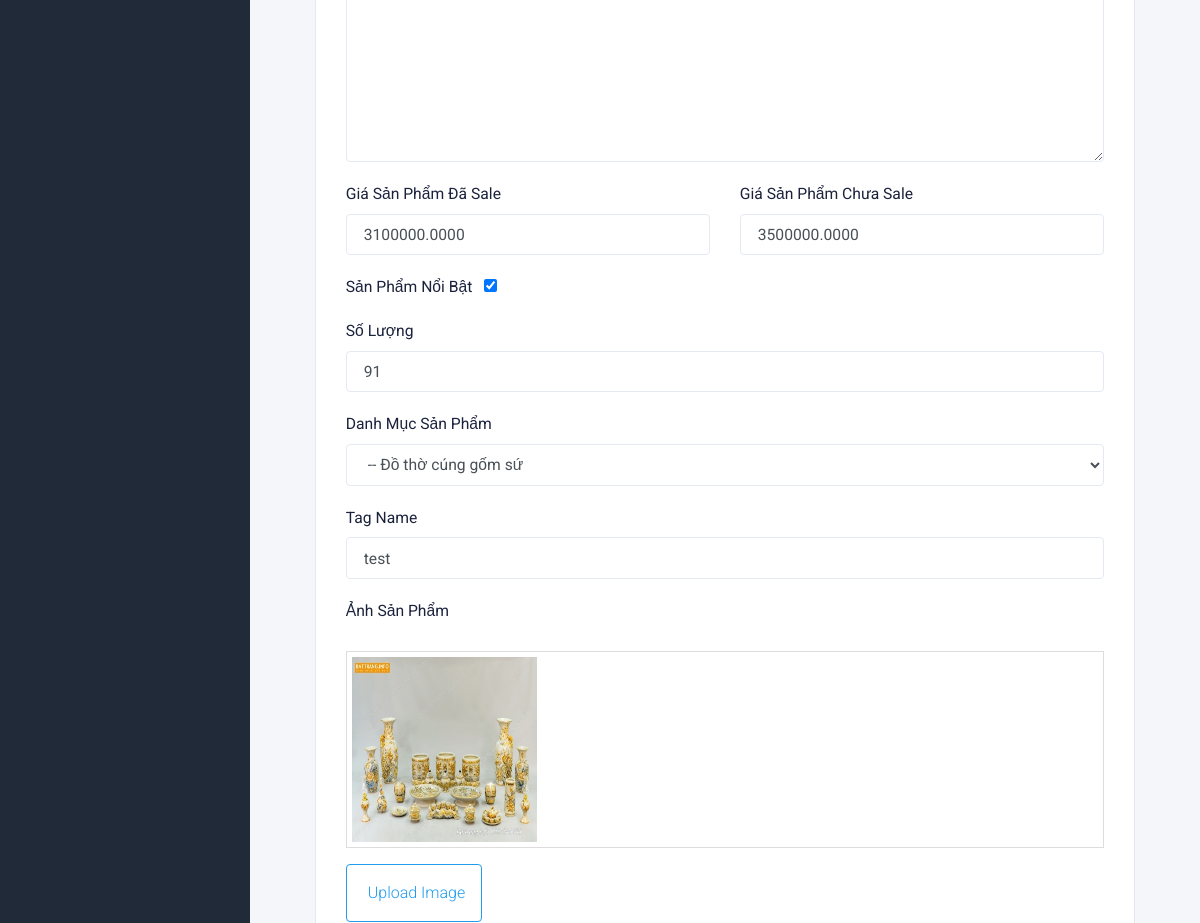
The page /adminproduct/update/SP08 (signed in, middle part) on the database as committed earlier.
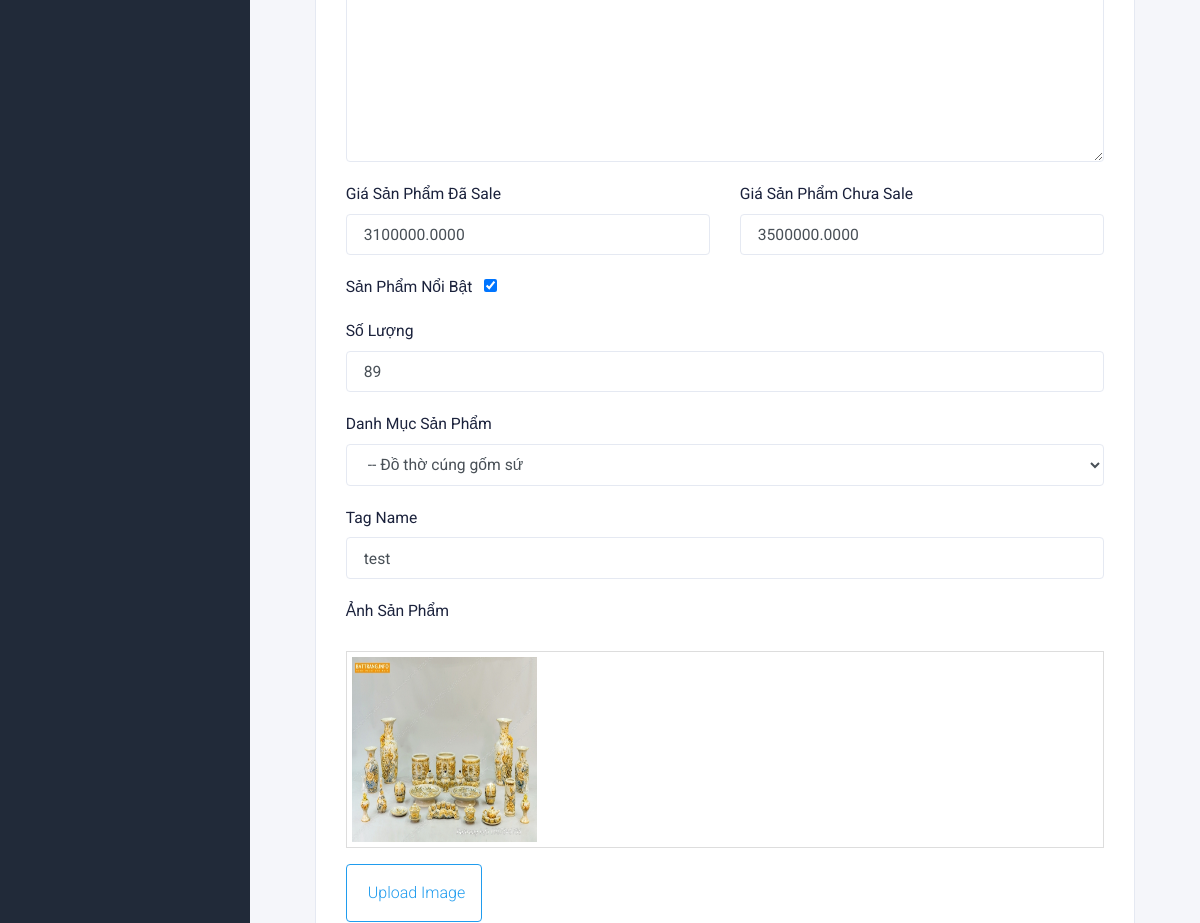
The same page on the database as committed later.
### tables this page shows
CREATE TABLE `product` (
  `product_code` varchar(50) NOT NULL,
  `cat_id` int(3) NOT NULL,
  `product_name` varchar(100) NOT NULL,
  `quantity` int(11) NOT NULL,
  `price` decimal(15,4) NOT NULL,
  `price_old` decimal(15,4) NOT NULL,
  `tag_name` varchar(255) NOT NULL,
  `featured_product` tinyint(1) NOT NULL DEFAULT 0,
  `description` text NOT NULL
);

### controllers/BaseController.php (called while the page is built, shortened)
<?php
class BaseController
{
    function render($file, $data = array())
    {
        $view_file =  'views/' . $this->folder . '/' . $file . '.php';
        if (is_file($view_file)) {
            extract($data);
            require_once($view_file);
        } else {
            header('Location: ./NotFoundController');
        }
    }
    function validate_input($input)
    {
        $input = trim($input);
        $input = stripslashes($input);
        $input = htmlspecialchars($input);
        return $input;
    }
}

### controllers/AdminProductController.php (called while the page is built, shortened)
<?php
require_once('controllers/BaseController.php');
class AdminProductController extends BaseController
{
    public function update($productCode = '')
    {
        $catModel = new AdminCategoryModel;
        $dataParent = $catModel->getAllCategory();
        $productModel = new AdminProductModel;
        if (isset($_POST['submit'])) {
            $product_code = $this->validate_input($_POST['product_code']);
            $cat_id = $this->validate_input($_POST['cat_id']);
            $product_name = $this->validate_input($_POST['product_name']);
            $quantity = $this->validate_input($_POST['quantity']);
            $price = $this->validate_input($_POST['price']);
            $price_old = $this->validate_input($_POST['price_old']);
            $tag_name = $this->validate_input($_POST['tag_name']);
            $description = $productModel->real_escape($_POST['description']);
            $featured_product = isset($_POST['featured_product']) ? 1 : 0;
            if (empty($product_code) || empty($cat_id) || empty($product_name)  || empty($price) || empty($price_old) || empty($tag_name)) {
                $this->render('add', ['error' => 'Yêu cầu nhập đầy đủ thông tin', 'parent_id' => $dataParent]);
            } else {
                $productModel->updateProductById($productCode, [
                    'product_code' => $product_code,
                    'cat_id' => $cat_id,
                    'product_name' => $product_name,
                    'quantity' => $quantity,
                    'price' => $price,
                    'price_old' => $price_old,
                    'tag_name' => $tag_name,
                    'description' => $description,
                    'featured_product' => $featured_product
                ]);
                $total = count(array_filter($_FILES['upload']['name']));
                if ($total > 0) {
                    $productModel->deleteAllImagesProduct($productCode);
                    for ($i = 0; $i < $total; $i++) {
                        $tmpFilePath = $_FILES['upload']['tmp_name'][$i];
                        if ($tmpFilePath != "") {
                            $newFilePath = ROOT . "/upload/images/products/" . $_FILES['upload']['name'][$i];
                            if (move_uploaded_file($tmpFilePath, $newFilePath)) {
                                $productModel->addImage([
                                    'file_name' => $_FILES['upload']['name'][$i],
                                    'product_relation' => $product_code
                                ]);
                            }
                        }
                    }
                }
                header("Location: http://" . $_SERVER['HTTP_HOST'] . "/gomsu_shop/adminproduct");
            }
        } else {
            if (!empty($productCode)) {
                $productCode = $this->validate_input($productCode);
                $productData = $productModel->getProductById($productCode);
                $imagesData = $productModel->getImagesById($productCode);
                $this->render('update', [
                    'parent_id' => $dataParent,
                    'productData' => $productData,
                    'imagesData' => $imagesData
                ]);
            } else {
                header("Location: http://" . $_SERVER['HTTP_HOST'] . "/gomsu_shop/NotFoundController");
            }
        }
    }
}

### core/App.php (called while the page is built, shortened)
<?php
class App
{
    protected $method = 'index';
    public function __construct()
    {
        $url = $this->parseUrl();
        if (isset($url[0])) {
            if (file_exists('controllers/' . $url[0] . 'Controller.php')) {
                unset($url[0]);
                if (isset($url[1])) {
                    $this->method = $url[1];
                    unset($url[1]);
                }
            } else {
                $this->controller = "NotFoundController";
            }
        }
        $controllerObject = new $this->controller;
        $this->params = $url ? array_values($url) : [];
        call_user_func_array(array($controllerObject, $this->method), $this->params);
    }
    public function parseUrl()
    {
        if (isset($_GET['url'])) {
            return explode('/', filter_var(rtrim($_GET['url'], '/'), FILTER_SANITIZE_URL));
        }
    }
}

### index.php (called while the page is built, shortened)
<?php
require('./core/App.php');
$router = new App();

### core/Database.php (called while the page is built, shortened)
<?php
class DB
{
    public function connect()
    {
        $this->connect = mysqli_connect(self::HOST, self::USERNAME, self::PASSWORD, self::DB_NAME);
        mysqli_set_charset($this->connect, "utf8");
        if (mysqli_connect_errno() === 0) {
            return $this->connect;
        }
        return false;
    }
}

### models/BaseModel.php (called while the page is built, shortened)
<?php
require_once(ROOT . '/core/Database.php');
class BaseModel extends DB
{
    public $conn;
    function __construct()
    {
        $this->conn = $this->connect();
    }
    function find($table, $id_table, $id)
    {
        $sql = "SELECT * FROM ${table} WHERE ${id_table} = '${id}' LIMIT 1";
        $query = $this->_query($sql);
        return mysqli_fetch_assoc($query);
    }
    public function _query($sql)
    {
        return mysqli_query($this->conn, $sql);
    }
}

### models/AdminProductModel.php (called while the page is built, shortened)
<?php
require_once 'BaseModel.php';
require_once './core/Database.php';
class AdminProductModel extends BaseModel
{
    public function getProductById($productCode)
    {
        return $this->find(self::TABLE, 'product_code', $productCode);
    }
}

### views/admin_product/update.php (the view, shortened to what the changed rows need)
<?php
include_once('views/layouts/admin_header.php');
?>
<div class="content-wrapper">
    <div class="content">
        <div class="col-lg-12">
            <div class="card card-default">
                <div class="card-body">
                    <form method="post" action="" enctype="multipart/form-data">
                        <div class="form-group">
                            <textarea name="description" id="editor" cols="10" rows="100" class=" form-control"
                                id="description">
                                <?php echo $productData['description'] ?>
                                </textarea>
                        </div>
                        <div class="row">
                            <div class="form-group col-md-6">
                                <label for="priceproduct">Giá sản phẩm đã sale</label>
                                <input type="text" class="form-control" name='price' id="priceproduct"
                                    placeholder="Nhập giá sản phẩm đã sale" value="<?php echo $productData['price'] ?>">
                            </div>
                            <div class="form-group col-md-6">
                                <label for="priceoldproduct">Giá sản phẩm chưa sale </label>
                                <input type="text" class="form-control" name='price_old' id="priceoldproduct"
                                    placeholder="Nhập giá sản phẩm chưa sale"
                                    value="<?php echo $productData['price_old'] ?>">
                            </div>
                        </div>
                        <div class="form-group">
                            <label class="form-check-label mr-2" for="defaultCheck1">
                                Sản phẩm nổi bật
                            </label>
                            <input name="featured_product" type="checkbox" value="" id="defaultCheck1"
                                <?php if ($productData['featured_product'] == '1') echo "checked='checked'"; ?>>
                        </div>
                        <div class="form-group">
                            <label for="quantityproduct">Số lượng</label>
                            <input type="text" class="form-control" name='quantity' id="quantityproduct"
                                placeholder="Nhập số lượng sản phẩm" value="<?php echo $productData['quantity'] ?>">
                        </div>
                        <div class="form-group">
                            <label for="tagname">Tag name </label>
                            <input type="text" class="form-control" name='tag_name' id="tagname"
                                placeholder="Nhập tag name sản phẩm" value="<?php echo $productData['tag_name'] ?>">
                        </div>
                    </form>
                </div>
            </div>
        </div>
    </div>
</div>
<?php
include_once('views/layouts/admin_footer.php');
?>

Rows that differ between the two databases and show on the page:
changed product "test": quantity "91" → "89"
